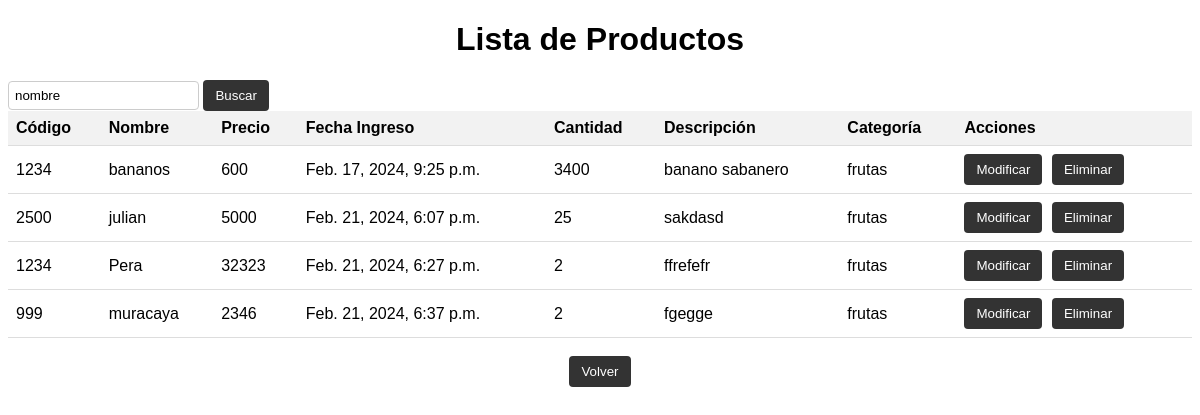
Page /productos/ (signed in) on the committed database.
### tasks/models.py (models this page shows, shortened)
class Productos (models.Model):
    codigo_productos = models.CharField(max_length=10, unique=True)
    nombre_productos = models.CharField(max_length=100)
    precio = models.DecimalField(max_digits=10, decimal_places=0)
    fecha_ingreso = models.DateTimeField(default=timezone.now)
    cantidad = models.PositiveIntegerField(null=True)
    descripcion = models.TextField(max_length=50)
    categoria = models.ForeignKey(Categorias,on_delete=models.CASCADE)

class Categorias(models.Model):
    nombre_categoria = models.CharField(max_length=50)
    descripcion_categoria = models.TextField(blank=True)
    fecha_de_creacion = models.DateTimeField(auto_now_add=True)
    def __str__(self):
        return self.nombre_categoria

### tasks/views.py (the view)
# urls.py: path('productos/', views.lista_productos, name='lista_productos'),
@login_required
def lista_productos(request):
    productos = Productos.objects.all()
    query = request.POST.get('q')
    if query:
        productos = productos.filter(nombre_productos__icontains=query)
    return render(request, 'lista_productos.html', {'productos': productos})

### tasks/templates/lista_productos.html (shortened to what this page needs)
{% load static %}
<!DOCTYPE html>
<html>
<head>
    <link rel="stylesheet" href="{% static 'css/lista.css' %}">
</head>
<body>
    <h1>Lista de Productos</h1>
    <form method="POST" action="{% url 'lista_productos' %}">
        <input type="text" name="q" placeholder="Buscar productos..." value="nombre">
        <button type="submit">Buscar</button>
    </form>
    <table>
        <tr>
            <th>Código</th>
            <th>Nombre</th>
            <th>Precio</th>
            <th>Fecha Ingreso</th>
            <th>Cantidad</th>
            <th>Descripción</th>
            <th>Categoría</th>
            <th>Acciones</th>
        </tr>
        {% for producto in productos %}
        <tr>
            <td>{{ producto.codigo_productos }}</td>
            <td>{{ producto.nombre_productos }}</td>
            <td>{{ producto.precio }}</td>
            <td>{{ producto.fecha_ingreso }}</td>
            <td>{{ producto.cantidad }}</td>
            <td>{{ producto.descripcion }}</td>
            <td>{{ producto.categoria }}</td>
            <td class="actions">
                <div class="center-button">
                    <button><a href="{% url 'editar_producto' producto.id %}">Modificar</a></button>
                    <button><a href="{% url 'borrar_produc' producto.id %}">Eliminar</a></button>
                </div>
            </td>
        </tr>
        {% endfor %}
    </table>
    <br>
    <div class="center-button">
        <button><a href="/">Volver</a></button>
    </div>
</body>
</html>

### tasks/static/css/lista.css (style rules this page uses)
body { font-family: Arial, sans-serif; }
table { width: 100%; border-collapse: collapse; }
th, td { padding: 8px; text-align: left; border-bottom: 1px solid #ddd; }
th { background-color: #f2f2f2; }
input[type="text"] { padding: 6px; border-radius: 4px; border: 1px solid #ccc; }
button { padding: 8px 12px; background-color: #333; color: white; border: none; border-radius: 4px; cursor: pointer; }
a { text-decoration: none; color: white; }
.center-button { text-align: center; }
.actions { display: flex; }
.actions button { margin-right: 5px; }
h1 { text-align: center; }

### rows in the picture
Productos: codigo_productos "1234", nombre_productos "bananos", precio "600", fecha_ingreso "Feb. 17, 2024, 9:25 p.m.", cantidad "3400", descripcion "banano sabanero", categoria "frutas"
Productos: codigo_productos "2500", nombre_productos "julian", precio "5000", fecha_ingreso "Feb. 21, 2024, 6:07 p.m.", cantidad "25", descripcion "sakdasd", categoria "frutas"
Productos: codigo_productos "1234", nombre_productos "Pera", precio "32323", fecha_ingreso "Feb. 21, 2024, 6:27 p.m.", cantidad "2", descripcion "ffrefefr", categoria "frutas"
Productos: codigo_productos "999", nombre_productos "muracaya", precio "2346", fecha_ingreso "Feb. 21, 2024, 6:37 p.m.", cantidad "2", descripcion "fgegge", categoria "frutas"
